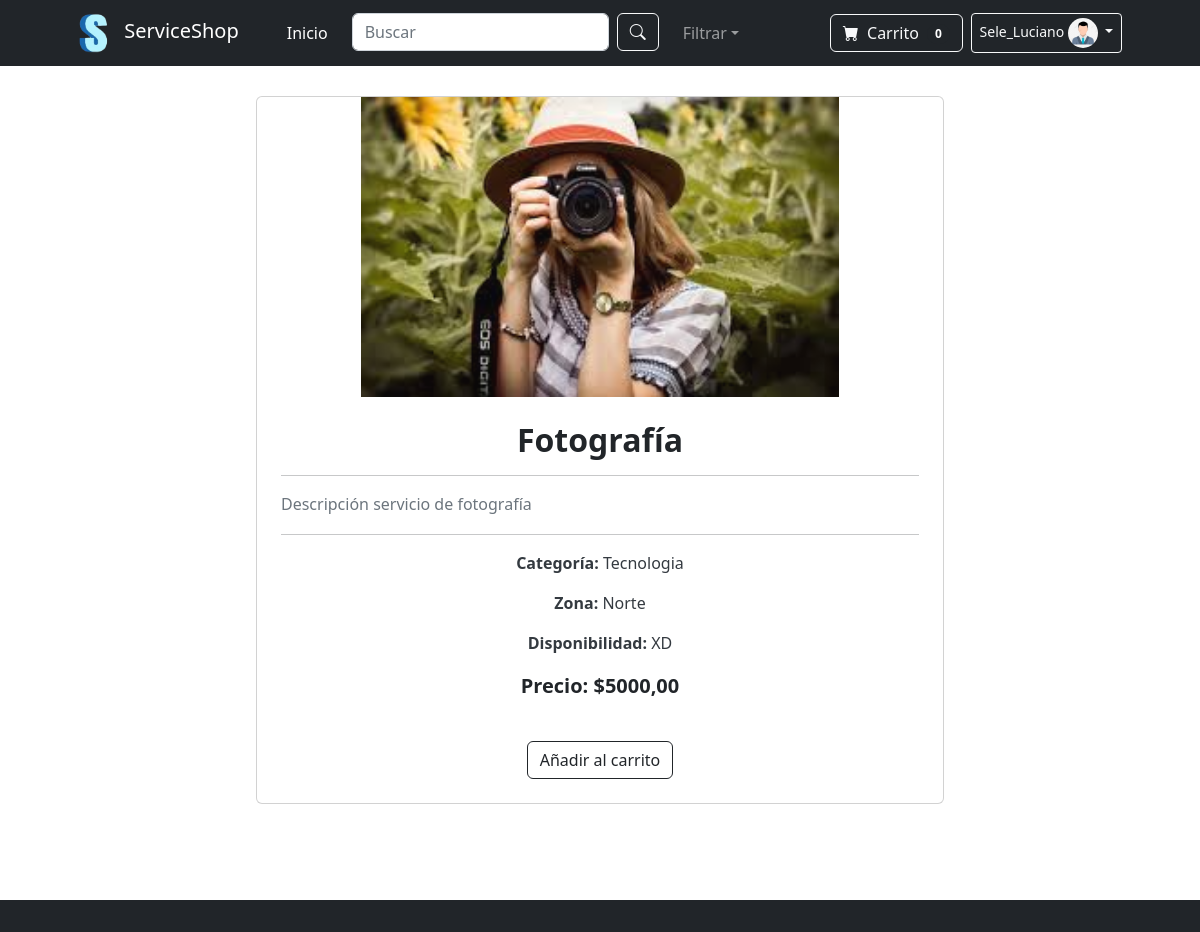
The app's page /appserviceshop/4 (signed in) with its own data.
### appserviceshop/models.py (models this page shows, shortened)
class Servicio(models.Model):
    CATEGORIA_CHOICES = [
        ('Tecnologia', 'Tecnología'),
        ('Educacion', 'Educación'),
        ('Salud', 'Salud'),
        ('Alimentacion', 'Alimentación'),
    ]
    ZONA_CHOICES = [
        ('Norte', 'Norte'),
        ('Sur', 'Sur'),
        ('Este', 'Este'),
        ('Oeste', 'Oeste'),
    ]
    name = models.CharField(max_length=100)  # Nombre del servicio
    categoria = models.CharField(max_length=20, choices=CATEGORIA_CHOICES)  # Categoría
    precio = models.DecimalField(max_digits=10, decimal_places=2)  # Precio del servicio
    zona = models.CharField(max_length=20, choices=ZONA_CHOICES)  # Zona
    descripcion = models.TextField()  # Descripción del servicio
    disponibilidadhoraria = models.CharField(max_length=100)  # Disponibilidad horaria
    imagen = models.ImageField(upload_to='imgservices/')
    creacion = models.DateTimeField(auto_now_add=True)  # Fecha de creación
    actualizacion = models.DateTimeField(auto_now=True)  # Fecha de última actualización

### appserviceshop/views.py (the view)
# urls.py: path('<int:pk>', views.Detalleservicio.as_view(), name="Detail"),
class Detalleservicio(LoginRequiredMixin,DetailView):
   model=Servicio
   template_name="servicio_detalle.html"

### appserviceshop/context_processors.py (called while the page is built)
def avatar_processor(request):
    if request.user.is_authenticated:
        avatar = Avatar.objects.filter(user=request.user).first()
        if avatar and avatar.imagen:
            imagen = avatar.imagen.url  # Si el usuario tiene un avatar, usa su URL
        else:
            imagen = static('img/predeterminado.jpg')  # Imagen predeterminada si no tiene avatar
    else:
        imagen = static('img/predeterminado.jpg')  # Imagen predeterminada para usuarios no autenticados
    return {'imagen': imagen}

def servicios_context(request):
    servicios = Servicio.objects.all()
    return {'servicios': servicios}

### appserviceshop/templates/servicio_detalle.html (shortened to what this page needs)
{% extends "padre.html" %}
{% load static %}
{% block contenidoQueCambia %}
<!DOCTYPE html>
<html lang="en">
<head>
</head>
<body>
    <section class="py-5">
        <div class="container px-4 px-lg-5 mt-5">
            <div class="row justify-content-center">
                <div class="col-12 col-md-8 mb-5">
                    <div class="card h-100">
                        <img class="card-img-top" src="{{ servicio.imagen.url }}" alt="{{ servicio.name }}" style="max-height: 300px; object-fit: contain; width: 100%;" />
                        <div class="card-body p-4">
                            <div>
                                <h5 class="text-center" style="font-size: 2rem; font-weight: 700; margin-bottom: 1rem;">
                                    {{ servicio.name }}
                                </h5>
                                <hr>
                                <p class="text-left" style="font-size: 1rem; color: #6c757d; line-height: 1.6;">
                                    {{ servicio.descripcion }}
                                </p>
                                <hr>
                                <p class="text-center" style="font-size: 1rem; color: #343a40;">
                                    <strong>Categoría:</strong> {{ servicio.categoria }}
                                </p>
                                <p class="text-center" style="font-size: 1rem; color: #343a40;">
                                    <strong>Zona:</strong> {{ servicio.zona }}
                                </p>
                                <p class="text-center" style="font-size: 1rem; color: #343a40;">
                                    <strong>Disponibilidad:</strong> {{ servicio.disponibilidadhoraria }}
                                </p>
                                <p class="text-center" style="font-size: 1.25rem; font-weight: 700;">
                                    Precio: ${{ servicio.precio }}
                                </p>
                            </div>
                        </div>
                        <div class="card-footer p-4 pt-0 border-top-0 bg-transparent">
                            <div class="text-center">
                                <a class="btn btn-outline-dark mt-auto" href="{% url 'carrito' %}">Añadir al carrito</a>
                            </div>
                        </div>
                    </div>
                </div>
            </div>
        </div>
    </section>
</body>
</html>
{% endblock %}

### appserviceshop/templates/padre.html (shortened to what this page needs)
{% load static %}
<!DOCTYPE html>
<html lang="es">
<head>
    <link href="https://cdn.jsdelivr.net/npm/bootstrap-icons@1.5.0/font/bootstrap-icons.css" rel="stylesheet" />
    <link href="{% static 'css/styles.css' %}" rel="stylesheet" />
</head>
<body class="d-flex flex-column min-vh-100">
    {% if not hide_navbar %}
    <nav class="navbar navbar-expand-lg navbar-dark bg-dark fixed-top">
        <div class="container px-4 px-lg-5">
            <a class="navbar-brand" href="{% url 'inicio' %}">
                <img src="{% static 'img/logo.png' %}" alt="Logo" style="height: 40px; margin-right: 10px;">
                ServiceShop
            </a>
            <div class="collapse navbar-collapse" id="navbarSupportedContent">
                <ul class="navbar-nav me-auto mb-2 mb-lg-0 ms-lg-4">
                    <li class="nav-item">
                        <a class="nav-link active" aria-current="page" href="{% url 'inicio' %}">Inicio</a>
                    </li>
                    <li class="nav-item">
                        <form class="d-flex mx-3" style="max-width: 400px;">
                            <input class="form-control me-2" type="search" placeholder="Buscar" aria-label="Search">
                            <button class="btn btn-outline-light" type="submit">
                                <i class="bi-search"></i>
                            </button>
                        </form>
                    </li>
                    <li class="nav-item dropdown">
                        <a class="nav-link dropdown-toggle" id="navbarDropdown" href="#" role="button"
                            data-bs-toggle="dropdown" aria-expanded="false">Filtrar</a>
                    </li>
                </ul>
                <div class="d-flex align-items-center">
                    <a href="{% url 'carrito' %}" class="btn btn-outline-light btn-smaller me-2">
                        <i class="bi-cart-fill me-1"></i>
                        Carrito
                        <span class="badge bg-dark text-white ms-1 rounded-pill badge-smaller">0</span>
                    </a>
                    <div class="dropdown">
                        <button class="btn btn-sm btn-outline-light dropdown-toggle" type="button"
                            id="dropdownMenuButton" data-bs-toggle="dropdown" aria-expanded="false">
                            {{ user.username }}
                            <img src="{{imagen}}" alt="Avatar del usuario" class="avatar-small">
                        </button>
                    </div>
                </div>
            </div>
        </div>
    </nav>
    {% endif %}
    {% block contenidoQueCambia %}
    {% endblock %}
    <footer class="bg-dark text-light py-3 mt-auto">
    </footer>
</body>
</html>

### records on screen
Servicio: imagen (picture), name "Fotografía", descripcion "Descripción servicio de fotografía", categoria "Tecnologia", zona "Norte", disponibilidadhoraria "XD", precio "5000,00"

### other values on screen
{{ user.username }} "Sele_Luciano"
